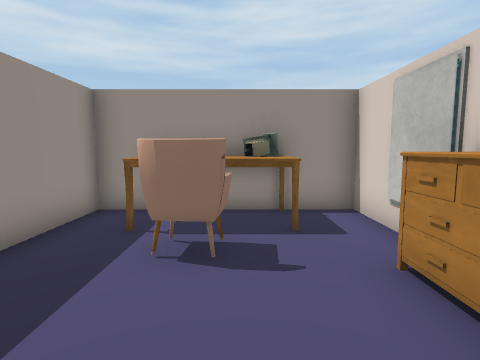
[1] (above)

17 first-person views from a walk through a Unity game level. The camera is 1.5 m above the floor, tilts 6° down and sees 80° across. Doors are open. The floor is counted in squares, 1 m on a side. Each view is taken from the middle of a square. On the plan, view 1 faces up. The plan holds only what a view shows up to about 14 squares ahead; the rest is blank. The place goes on beyond the plan. The player is left out. Some animated figures are left out. Some surface patterns are stand-ins.

[2]
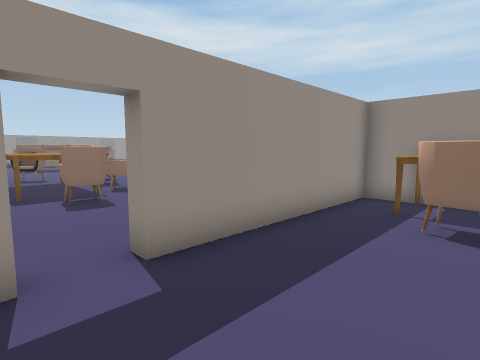

[3]
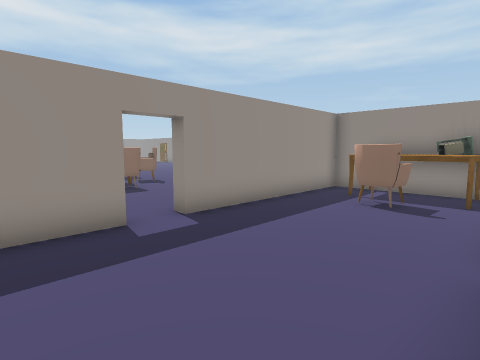

[4]
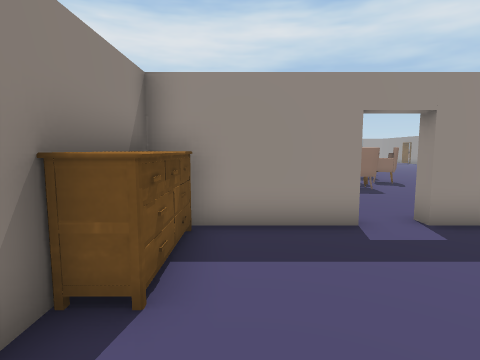

[5]
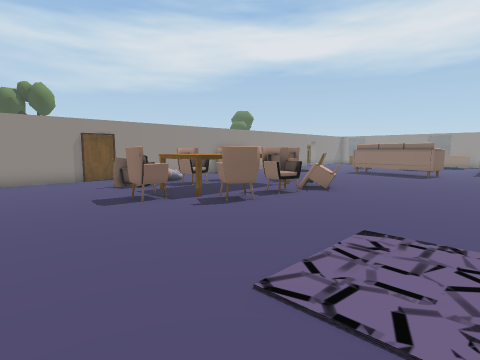

[6]
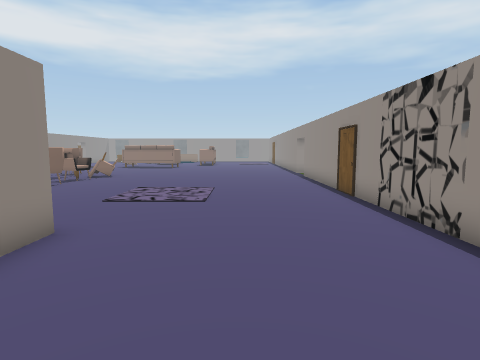

[7]
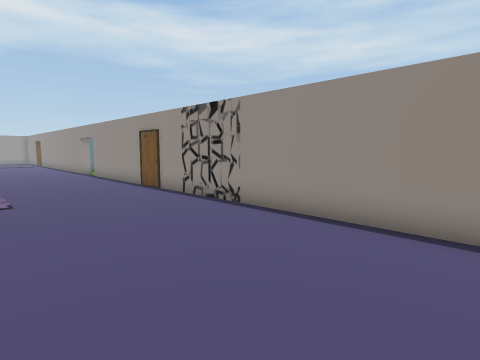

[8]
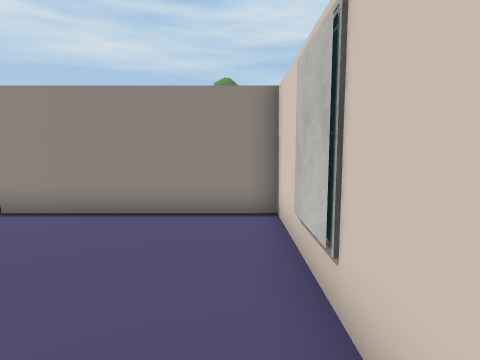

[9]
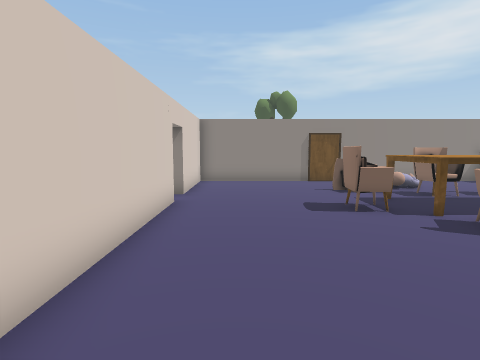

[10]
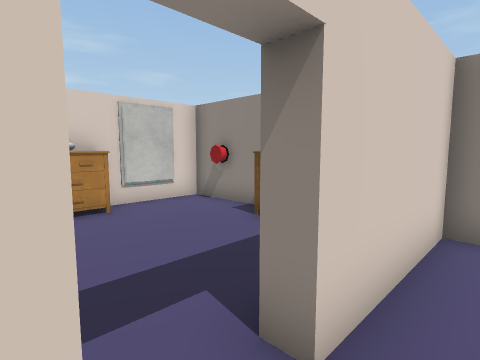

[11]
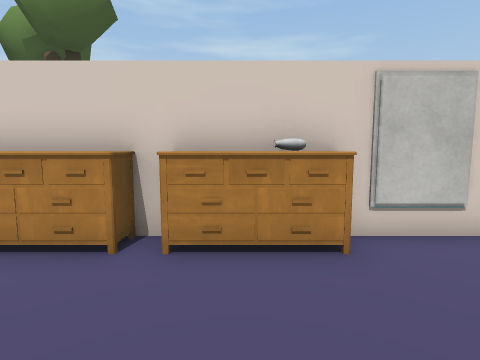

[12]
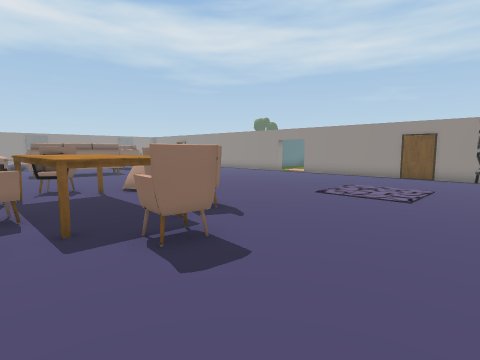

[13]
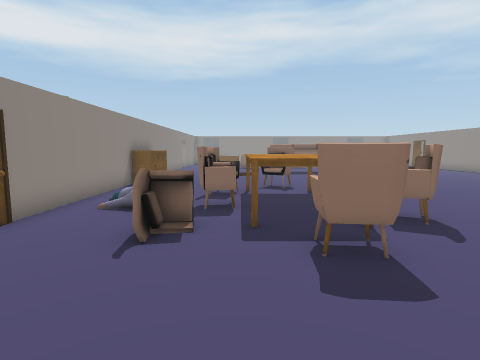

[14]
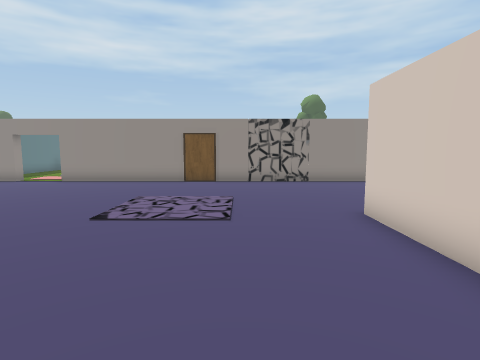

[15]
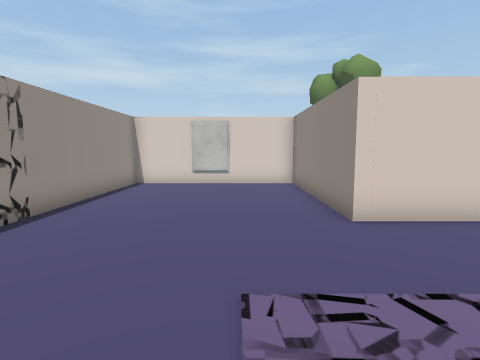

[16]
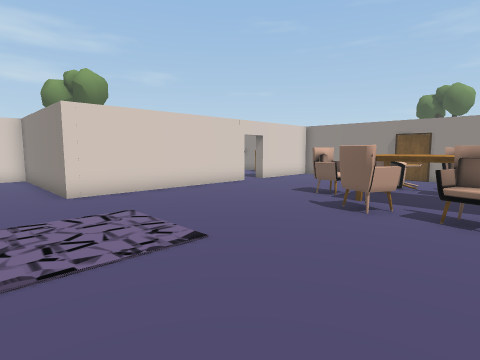

[17]
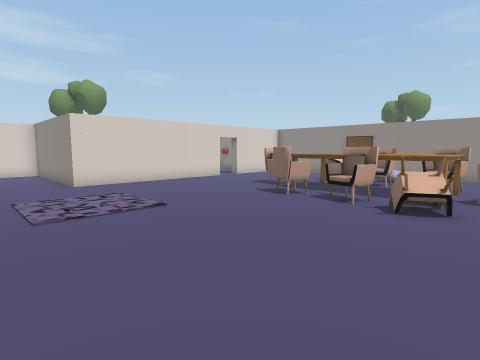

### Floor plan
Points are (right, up) in squares from view 1. A wall is a line through its corners. A room is listed if a view was taken in it or the views show most of it. See-through windows are left out.
Room 1 (views 1, 2, 3, 4, 5, 6, 7, 8, 9, 10, 11, 12, 13, 14, 15, 16, 17)
walls: (-1.9, 7.1) (-3.6, 7.1) (-3.6, -0.2); (-4.1, -0.2) (-4.1, 7.6) (-1.5, 7.6); (-3.6, -1.6) (-3.6, -5.8) (0.5, -5.8); (1.4, 7.6) (2.9, 7.6) (2.9, 14.7) (-15.6, 14.7); (-17.8, 14.7) (-18.5, 14.7); (-18.5, -5.8) (-4.1, -5.8) (-4.1, -1.6); (2.9, -5.8) (2.9, 7.1) (1.4, 7.1)
ways out: open door at (-16.5, 14.5); open door at (-3.5, -1)
objects: other object (-18, -5); other object (-17, 0) to (-17, 1); table (-16, -1) to (-11, 2); other object (-16, 3) to (-15, 4); other object (-15, -2); other object (-14, 3) to (-13, 3); other object (-13, -2) to (-12, -2); other object (-12, -3); other object (-12, 3) to (-11, 3); other object (-11, -3) to (-10, -2); other object (-9, 0) to (-9, 1); other object (-3, -5) to (-1, -5); table (-2, 5) to (1, 7); other object (-1, 4) to (0, 4); other object (0, 6) to (1, 7); other object (2, -2); other object (2, -1) to (2, 0); other object (2, 1) to (2, 3)

Positions as (right, up) in squares from view 1, and headings:
1: (0, 0), facing up
2: (0, -2), facing up-left
3: (2, -4), facing up-left
4: (2, -4), facing left
5: (-5, 9), facing down-left
6: (1, 11), facing left
7: (2, 9), facing up-left
8: (2, 8), facing up
9: (-6, 8), facing down
10: (-5, 0), facing down-right
11: (-2, -1), facing right
12: (-5, -2), facing up-left
13: (-5, -1), facing left
14: (-7, 1), facing up
15: (-10, 10), facing right
16: (-14, 10), facing down-right
17: (-17, 11), facing down-right
